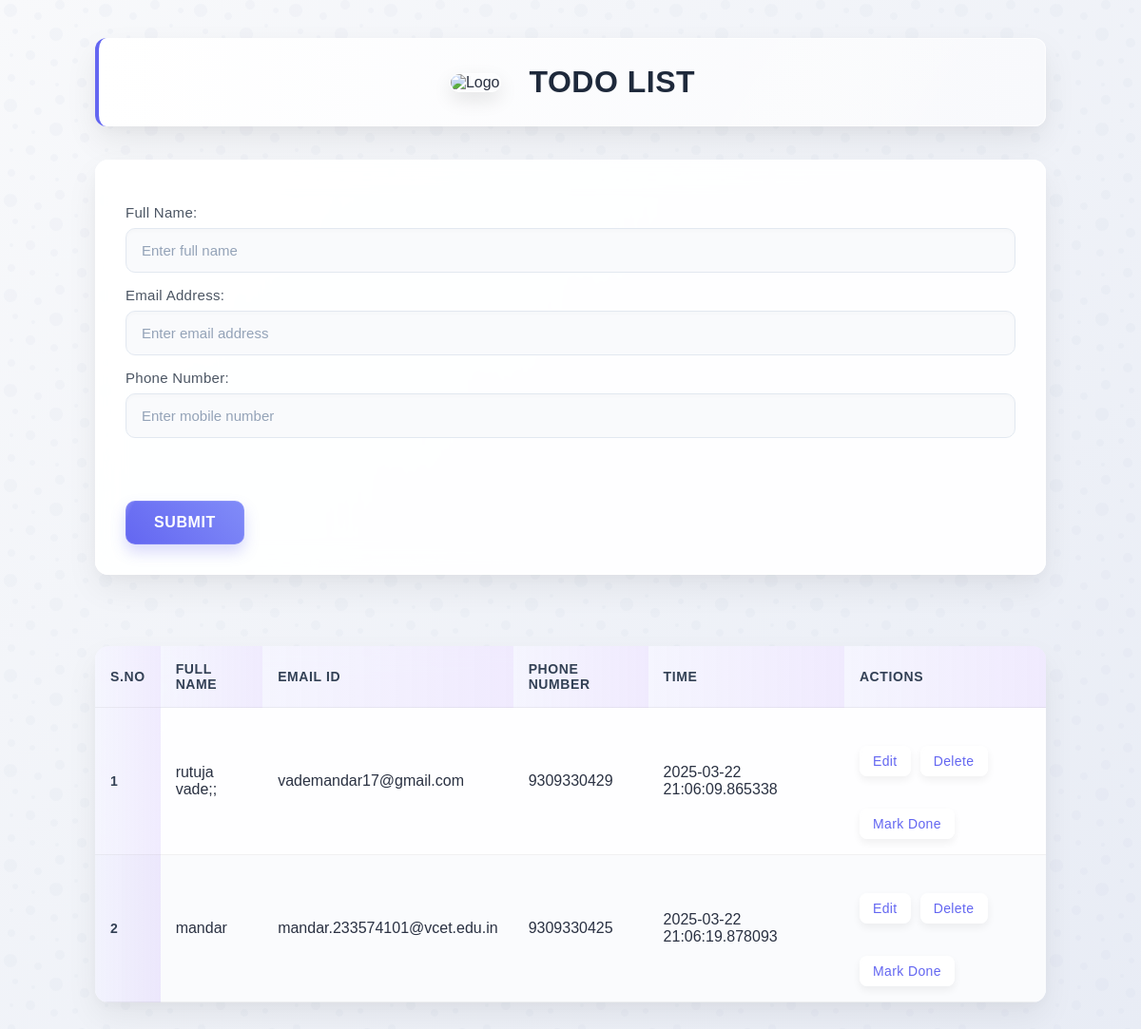
The app's page /, older data.
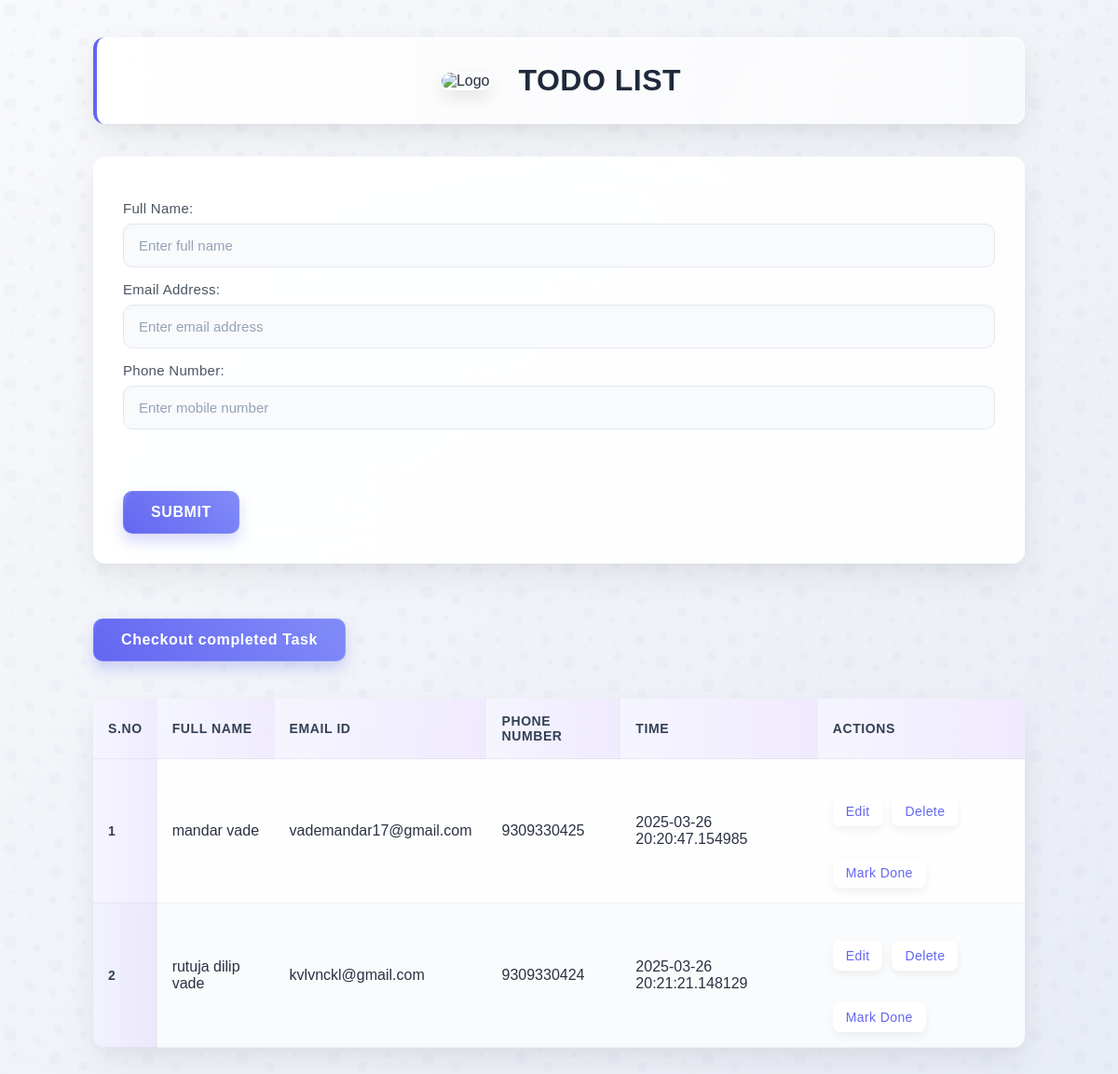
The same page, newer data.
### app.py (models this page shows, shortened)
class form(db.Model):
    id = db.Column(db.Integer, primary_key=True)
    full_name = db.Column(db.String(100), nullable=False)
    email = db.Column(db.String(100), nullable=False, unique=True)
    phone_number = db.Column(db.BigInteger, nullable=False, unique=True)
    date_created = db.Column(db.DateTime, default=datetime.utcnow)

### app.py (the view, shortened to what this page needs)
@app.route("/",methods=['GET', 'POST'])
def form_page():
    entries = form.query.all()
    entriess = done.query.all()
    return render_template('index.html', entries=entries, entriess=entriess)

### templates/index.html
{% extends 'base.html' %}
{% block heading %}
TODO LIST
{% endblock heading %}
{% block mainy %}
<main>
    <form action="/" method="POST">
        <fieldset class="mainf">
            <fieldset class="ff">
                <div class="personal">
                    <p class="theory">Full Name:</p>
                    <input type="text" name="fullname" class="inputs" id="full_name" placeholder="Enter full name"
                        required>
                    <br>
                    <p class="theory">Email Address:</p>
                    <input class="inputs" type="email" name="email" id="email" placeholder="Enter email address"
                        required>
                    <br>
                    <p class="theory">Phone Number:</p>
                    <input type="tel" name="phoneNo" class="inputs" id="phone_number" placeholder="Enter mobile number"
                        required>
                </div>
                <br>
                <button type="submit">SUBMIT</button>
            </fieldset>
        </fieldset>
    </form>
    {% if entriess|length == 0 %}
    {% else %}
    <button onclick="window.location.href='/markdone'" type="submit">Checkout completed Task</button>
    {% endif %}
    <div class="datapart">
        {% if entries|length==0 %}
        NO ENTRIES
        {% else %}
        <table>
            <thead>
                <tr>
                    <th>S.No</th>
                    <th>Full Name</th>
                    <th>Email ID</th>
                    <th>Phone Number</th>
                    <th>Time</th>
                    <th>Actions</th>
                </tr>
            </thead>
            <tbody>
                {% for entry in entries %}
                <tr>
                    <th scope="row">{{ loop.index }}</th>
                    <td>{{ entry.full_name }}</td>
                    <td>{{ entry.email }}</td>
                    <td>{{ entry.phone_number }}</td>
                    <td>{{ entry.date_created }}</td>
                    <td class="btns">
                        <button onclick="window.location.href='/update/{{ entry.id }}'">Edit</button>
                        <button onclick="window.location.href='/delete/{{ entry.id }}'">Delete</button>
                        <button onclick="window.location.href='/markdone/{{ entry.id }}'">Mark Done</button>
                    </td>
                </tr>
                {% endfor %}
            </tbody>
        </table>
        {% endif %}
    </div>
</main>
{% endblock mainy %}

Row changes from the older to the newer data that the page shows:
removed form: full_name "mandar", email "mandar.233574101@vcet.edu.in", phone_number "9309330425", date_created "2025-03-22 21:06:19.878093"
changed form "vademandar17@gmail.com": full_name "rutuja vade;;" → "mandar vade"; phone_number "9309330429" → "9309330425"; date_created "2025-03-22 21:06:09.865338" → "2025-03-26 20:20:47.154985"
added form: full_name "rutuja dilip vade", email "kvlvnckl@gmail.com", phone_number "9309330424", date_created "2025-03-26 20:21:21.148129"
Text that changed along with them:
text now shown: "Checkout completed Task"
